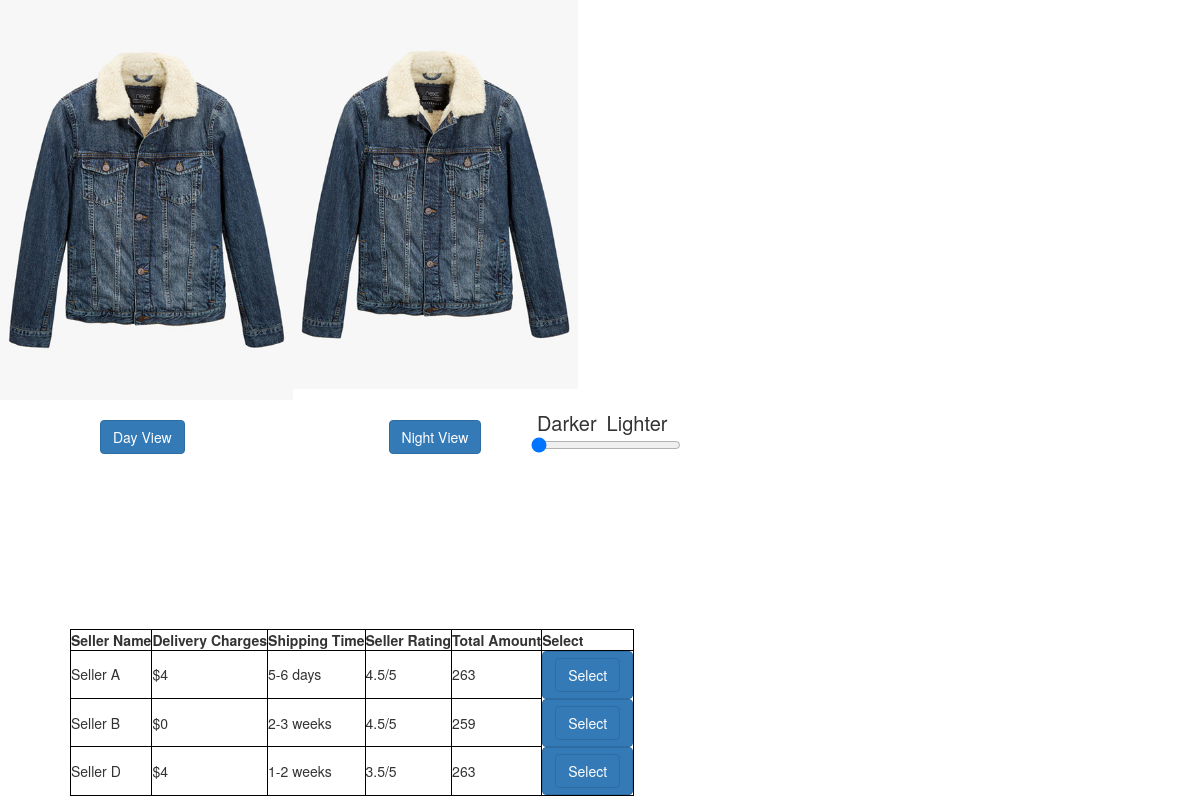
The page /Ecom_store/images/product-url-5.php on the database as committed earlier.
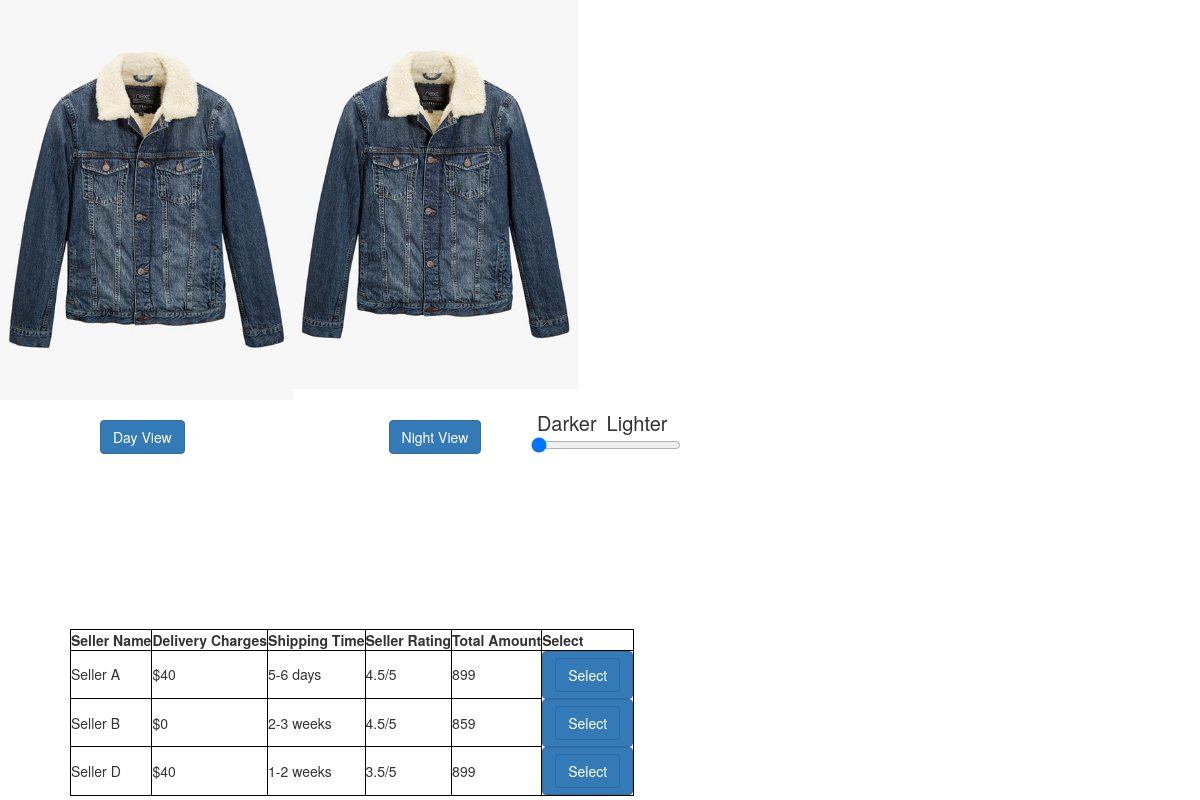
The same page on the database as committed later.
### tables this page shows
CREATE TABLE IF NOT EXISTS `seller` (
`seller_id` int(10) NOT NULL,
  `seller_title` text NOT NULL,
  `seller_price` int(10) NOT NULL,
  `seller_time` text NOT NULL,
  `seller_rating` text NOT NULL
);

CREATE TABLE IF NOT EXISTS `products` (
`product_id` int(10) NOT NULL,
  `p_cat_id` int(10) NOT NULL,
  `cat_id` int(10) NOT NULL,
  `manufacturer_id` int(10) NOT NULL,
  `date` timestamp NOT NULL DEFAULT CURRENT_TIMESTAMP ON UPDATE CURRENT_TIMESTAMP,
  `product_title` text NOT NULL,
  `product_url` text NOT NULL,
  `product_img1` text NOT NULL,
  `product_price` int(10) NOT NULL,
  `status` varchar(255) NOT NULL
);

### Ecom_store/images/product-url-5.php (the view, shortened to what this page needs)
<!DOCTYPE html>
<head>
<link href="style.css" rel="stylesheet">
<link href="../styles/bootstrap.min.css" rel="stylesheet">
</head>
<?php
$db = mysqli_connect("localhost", "root", "my_password", "Ecom_Store");
    echo "
<div class='product' >
<img src='Next-Denim-Borg-Lined-Western-Jacket-0463-0064553-1-pdp_slider_l.jpg' style='float:left;height:400px;'>
<div class='container'>
<img src='Next-Denim-Borg-Lined-Western-Jacket-0463-0064553-1-pdp_slider_l.jpg' class='image'>
  <div class='night' id='night'>
  </div>
</div>
<p class='btn btn-primary btn1'>Day View</p>
<p class='btn btn-primary btn1 btn2'>Night View
<fieldset class='field' style='width: 150px; height: 150px;display:inline-block;margin-left:50px;font-size:20px;'>
  <label for='b'></label>
  Darker&ensp;Lighter<input type='range' min='0' max='255' id='b' step='1' value='0'>
  <output for='b' style='font-size:20px;'></output>
</fieldset>  </p>
<br><br>
</div>
";
$get_prod = "select * from products where product_id=5";
$run_prod = mysqli_query($db, $get_prod);
   while($row_prod = mysqli_fetch_array($run_prod)){
       $pro_id= 5;
       $pro_price=$row_prod['product_price'];
}
$get_seller = "select * from seller WHERE seller_id=7";
$run_seller = mysqli_query($db, $get_seller);
echo "<table><tr><th>Seller Name</th><th>Delivery Charges</th><th>Shipping Time</th><th>Seller Rating</th><th>Total Amount</th><th>Select</th></tr>";
   while($row_seller = mysqli_fetch_array($run_seller)){
    $s_price=$row_seller['seller_price'];
    $amt=$s_price+$pro_price;
    echo "<tr><td>".$row_seller['seller_title']."</td><td>$".$row_seller['seller_price']."</td><td>".$row_seller['seller_time']."</td><td>".$row_seller['seller_rating']."</td><td>".$amt."</td><td class='btn btn-primary sel'><a href='../cart.php?itemId=$pro_id&quantity=1&price=$amt&size=Medium' class='btn btn-primary' style='text-decoration: none;'>Select</a></td></tr>";
}
echo "</table>";
?>

Rows that differ between the two databases and show on the page:
changed seller "Seller A": seller_price "4" → "40"; seller_price.product_price "263" → "899"
changed through a linked row, seller "Seller B": seller_price.product_price "259" → "859"
changed seller "Seller D": seller_price "4" → "40"; seller_price.product_price "263" → "899"
